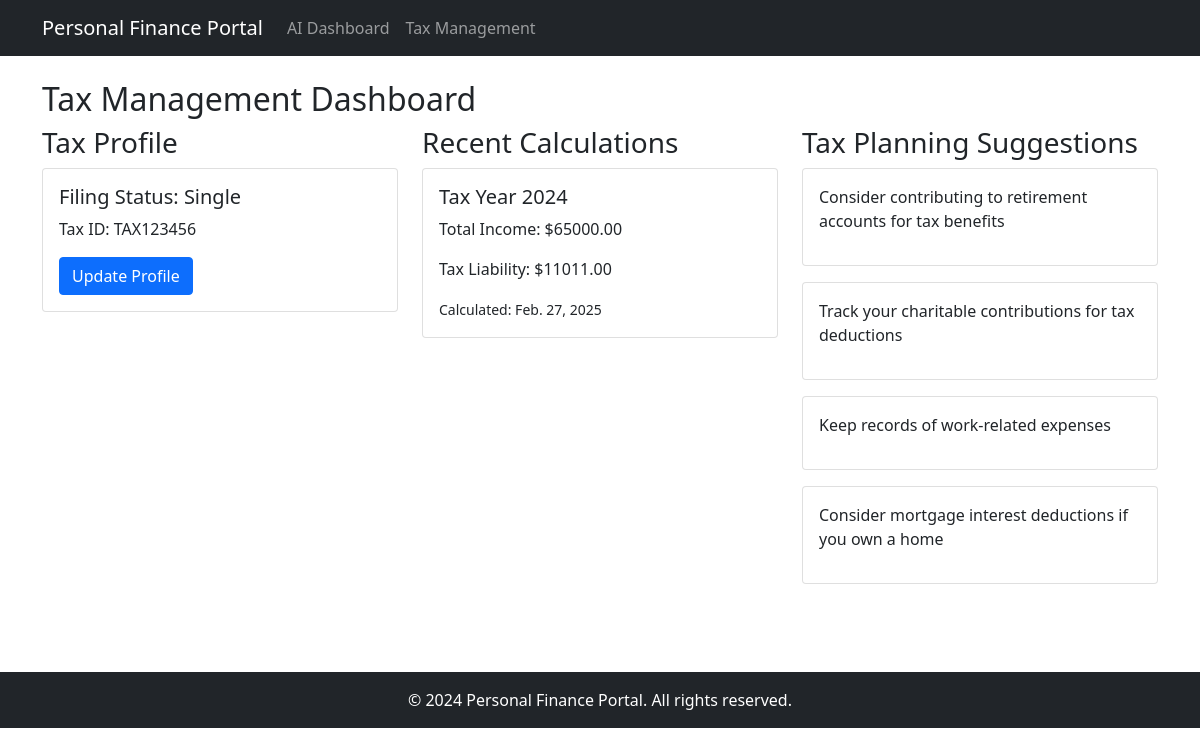
Page /tax/dashboard/ (signed in) on the committed database.
### tax_management/models.py (models this page shows)
class TaxProfile(models.Model):
    user = models.OneToOneField(settings.AUTH_USER_MODEL, on_delete=models.CASCADE)
    tax_id = models.CharField(max_length=50, blank=True)
    filing_status = models.CharField(max_length=50, choices=[
        ('SINGLE', 'Single'),
        ('MARRIED_JOINT', 'Married Filing Jointly'),
        ('MARRIED_SEPARATE', 'Married Filing Separately'),
        ('HEAD_HOUSEHOLD', 'Head of Household')
    ])

class TaxCalculation(models.Model):
    user = models.ForeignKey(settings.AUTH_USER_MODEL, on_delete=models.CASCADE)
    year = models.IntegerField()
    total_income = models.DecimalField(max_digits=10, decimal_places=2)
    total_deductions = models.DecimalField(max_digits=10, decimal_places=2)
    taxable_income = models.DecimalField(max_digits=10, decimal_places=2)
    tax_liability = models.DecimalField(max_digits=10, decimal_places=2)
    calculated_at = models.DateTimeField(auto_now_add=True)

### tax_management/views.py (the view)
# urls.py: path('dashboard/', views.tax_dashboard, name='dashboard'),
@login_required
def tax_dashboard(request):
    context = {
        'profile': TaxProfile.objects.get_or_create(user=request.user)[0],
        'recent_calculations': TaxCalculation.objects.filter(user=request.user).order_by('-year')[:3],
        'deduction_suggestions': TaxPlanningService.suggest_deductions(request.user)
    }
    return render(request, 'tax_management/dashboard.html', context)

### helper/context_processors.py (called while the page is built)
def add_custom_context(request):
    return {
        'app_name': request.resolver_match.app_name,
        'page_path': request.path,
        'today': datetime.today(),
        'user': request.user if request.user.is_authenticated else None
    }

### tax_management/services.py (called while the page is built)
    @staticmethod
    def suggest_deductions(user):
        suggestions = [
            "Consider contributing to retirement accounts for tax benefits",
            "Track your charitable contributions for tax deductions",
            "Keep records of work-related expenses",
            "Consider mortgage interest deductions if you own a home"
        ]
        return suggestions

### tax_management/templates/tax_management/dashboard.html
{% extends 'base.html' %}
{% block content %}
<div class="container">
    <h2>Tax Management Dashboard</h2>
    <div class="row">
        <div class="col-md-4">
            <h3>Tax Profile</h3>
            <div class="card">
                <div class="card-body">
                    <h5>Filing Status: {{ profile.get_filing_status_display }}</h5>
                    <p>Tax ID: {{ profile.tax_id }}</p>
                    <a href="{% url 'tax_management:update_profile' %}" class="btn btn-primary">Update Profile</a>
                </div>
            </div>
        </div>
        <div class="col-md-4">
            <h3>Recent Calculations</h3>
            {% for calc in recent_calculations %}
                <div class="card mb-3">
                    <div class="card-body">
                        <h5>Tax Year {{ calc.year }}</h5>
                        <p>Total Income: ${{ calc.total_income }}</p>
                        <p>Tax Liability: ${{ calc.tax_liability }}</p>
                        <small>Calculated: {{ calc.calculated_at|date }}</small>
                    </div>
                </div>
            {% endfor %}
        </div>
        <div class="col-md-4">
            <h3>Tax Planning Suggestions</h3>
            {% for suggestion in deduction_suggestions %}
                <div class="card mb-3">
                    <div class="card-body">
                        <p>{{ suggestion }}</p>
                    </div>
                </div>
            {% endfor %}
        </div>
    </div>
</div>
{% endblock %}

### rows in the picture
TaxProfile: filing_status "Single", tax_id "TAX123456"
TaxCalculation: year "2024", total_income "65000.00", tax_liability "11011.00", calculated_at "Feb. 27, 2025"

### other values in the picture
{{ suggestion }} "Consider contributing to retirement accounts for tax benefits" "Track your charitable contributions for tax deductions" "Keep records of work-related expenses" "Consider mortgage interest deductions if you own a home"
